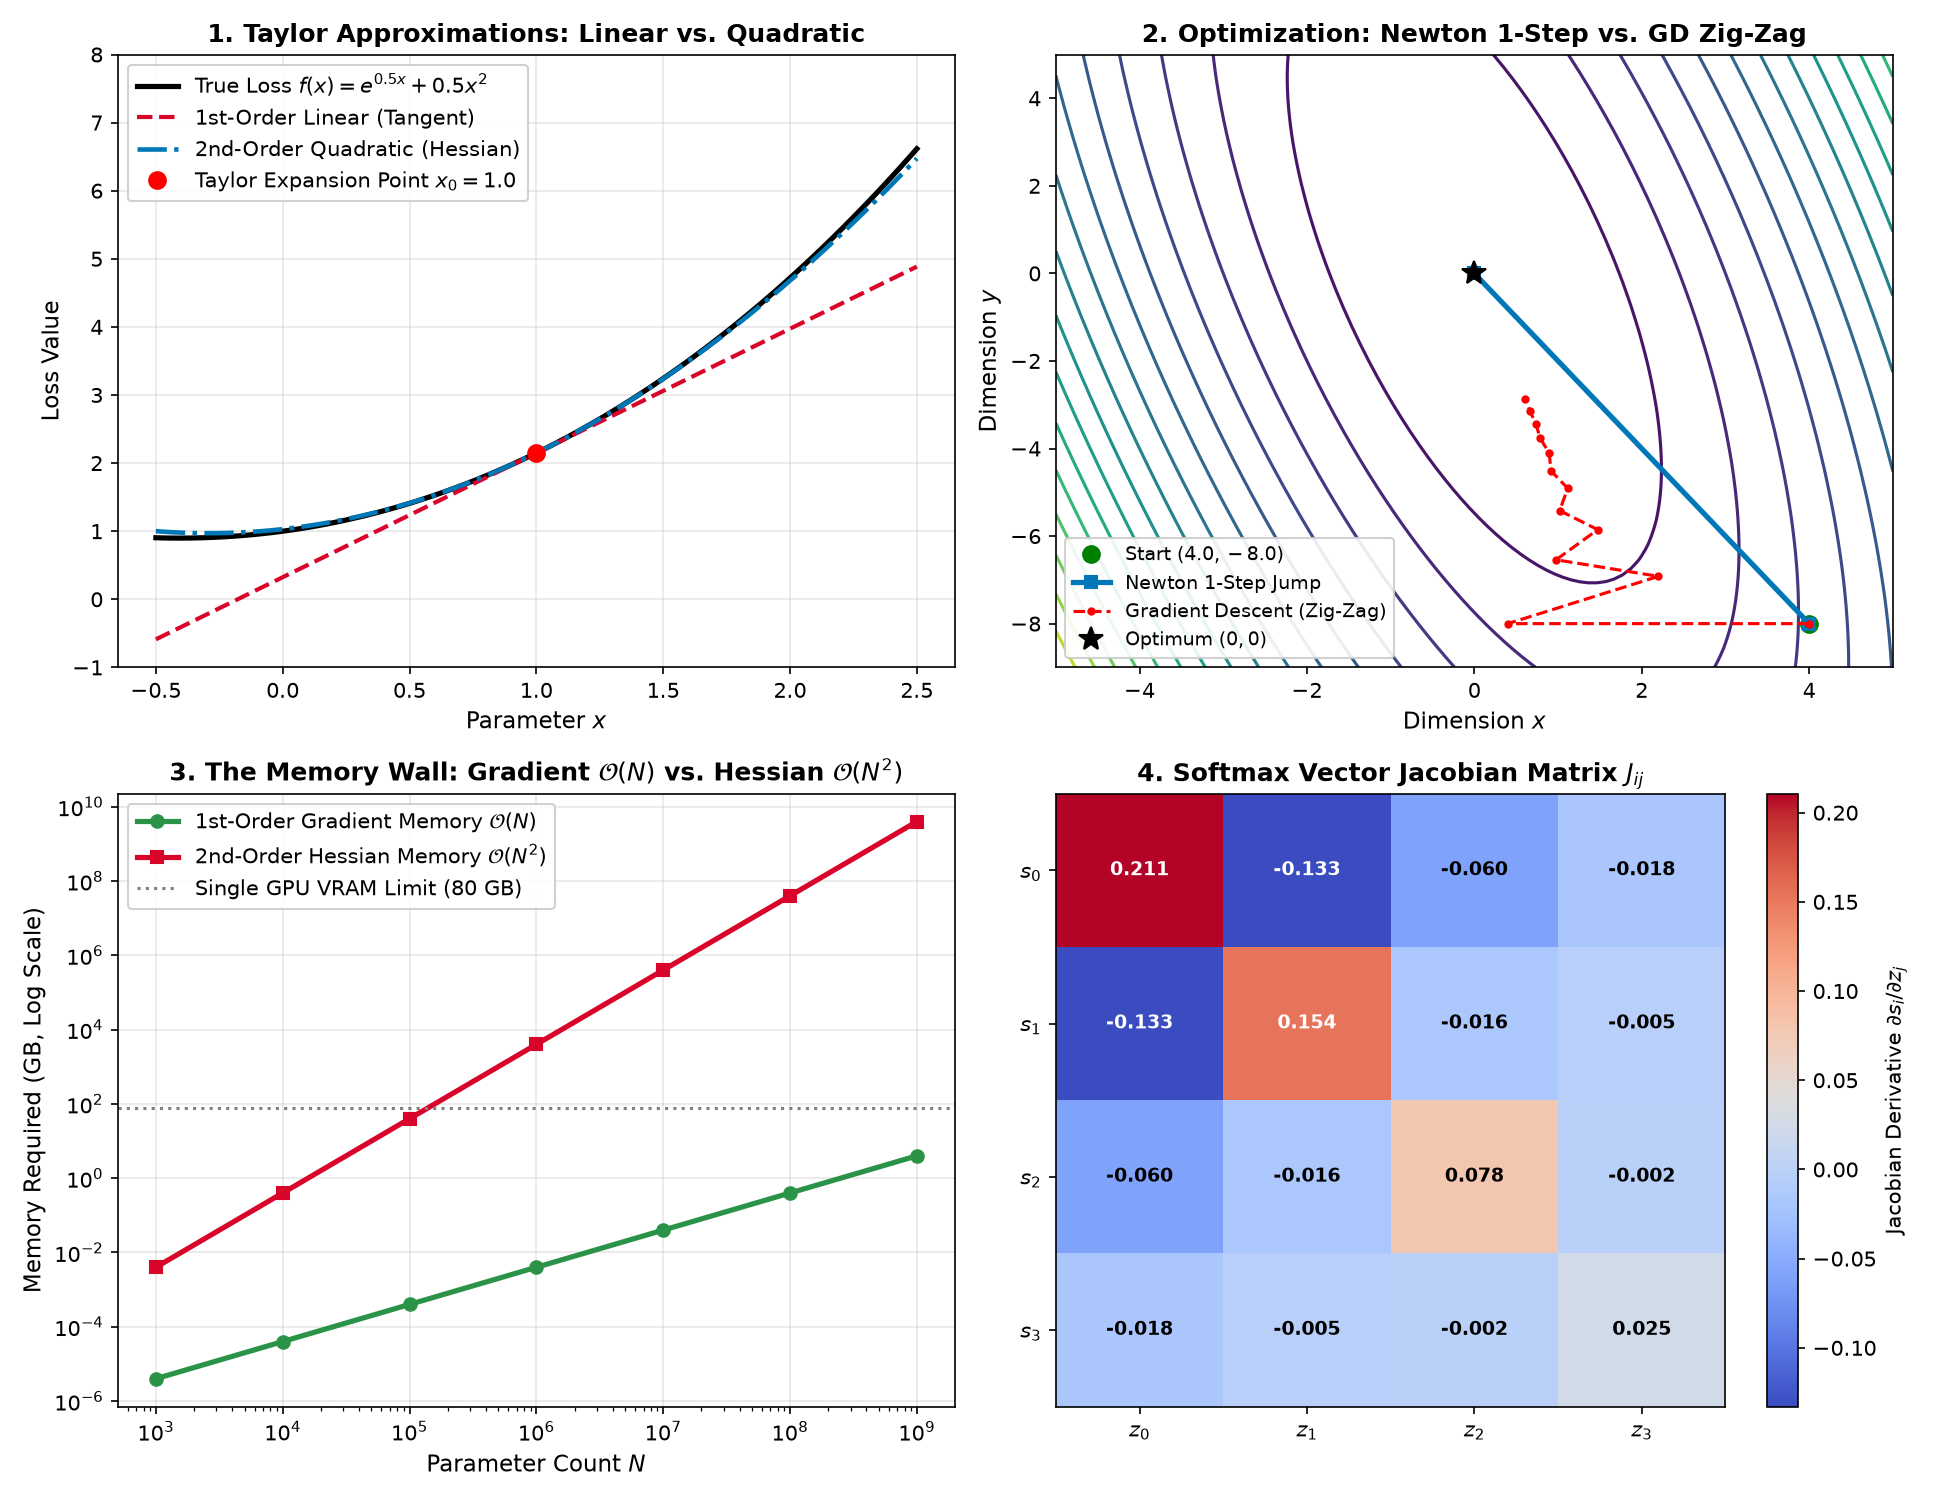

This chart was generated by the following Python code:
"""1.15 - Jacobians, Hessians, and Second-Order Intuition: measured, not asserted.

Six numbered demonstrations that VERIFY the mathematics of vector Jacobians,
second-order Hessian curvature matrices, quadratic Taylor expansions, Newton-Raphson
optimization, the computational intractability of second-order methods for LLMs (N = 10^9+),
and how modern adaptive optimizers (AdamW in 3.5) approximate diagonal curvature in O(N) time.

Requirements : numpy, scipy, matplotlib (Agg backend only - headless).
Safe/offline : no network, no API keys, no external files read. The single file
               written is 15_jacobians_hessians_second_order.png.
Reproducible : every random draw is seeded with SEED = 20260815.

What this proves practically:
 1. The Jacobian J in R^(m x n) contains first partial derivatives for vector-valued
    functions f: R^n -> R^m (e.g. Softmax Jacobian J_ij = s_i(delta_ij - s_j)), while
    the Hessian H in R^(n x n) contains second partial derivatives for scalar losses.
 2. The quadratic Taylor expansion f(x) ~ f(x0) + grad(x0)^T dx + 0.5 dx^T H dx provides
    a local parabolic model of the loss surface with exact curvature matching.
 3. Newton-Raphson optimization (x_{t+1} = x_t - H^(-1) grad f) converges to the exact
    global minimum in exactly ONE step on quadratic losses, where Gradient Descent zig-zags.
 4. For an N-parameter model, the Hessian requires O(N^2) memory and O(N^3) inversion time.
    For a 7B LLM (N = 7 x 10^9), storing the Hessian takes ~196 Exabytes of VRAM,
    proving mathematically why full second-order methods are impossible at LLM scale.
 5. Adaptive first-order optimizers (Adam, AdamW in 3.5) maintain a running average of
    squared gradients v_t = E[g^2] to cheaply approximate diagonal second-order curvature
    in O(N) memory (megabytes, not exabytes).
 6. The Condition Number kappa = lambda_max / lambda_min dictates the convergence speed
    of first-order gradient descent.
"""

import math
import os
import numpy as np

import matplotlib
matplotlib.use("Agg")  # headless: never open a GUI window
import matplotlib.pyplot as plt

SEED = 20260815
LINE = "=" * 70


def demo1_jacobian_vs_hessian():
    """Verify vector Jacobian matrix vs scalar loss Hessian matrix."""
    print(LINE)
    print("DEMO 1 - Jacobian Matrix (Vector Functions) vs. Hessian Matrix (Scalar Losses)")
    print(LINE)

    # 1. Vector function: Softmax s(z): R^3 -> R^3
    z = np.array([2.0, 1.0, 0.1])
    exp_z = np.exp(z - np.max(z))
    s = exp_z / np.sum(exp_z)

    # Analytical Softmax Jacobian: J_ij = s_i * (delta_ij - s_j) = diag(s) - s @ s^T
    J_analytical = np.diag(s) - np.outer(s, s)

    # Numerical Jacobian via finite differences
    eps = 1e-6
    J_numerical = np.zeros((3, 3))
    for j in range(3):
        z_plus = z.copy()
        z_minus = z.copy()
        z_plus[j] += eps
        z_minus[j] -= eps

        s_plus = np.exp(z_plus - np.max(z_plus)) / np.sum(np.exp(z_plus - np.max(z_plus)))
        s_minus = np.exp(z_minus - np.max(z_minus)) / np.sum(np.exp(z_minus - np.max(z_minus)))
        J_numerical[:, j] = (s_plus - s_minus) / (2.0 * eps)

    diff_J = np.max(np.abs(J_analytical - J_numerical))

    # 2. Scalar loss function: f(x, y) = 3*x^2 + 2*y^2 + 2*x*y
    # Hessian: H = [[6, 2], [2, 4]]
    H = np.array([[6.0, 2.0], [2.0, 4.0]])
    eigenvalues_H = np.linalg.eigvalsh(H)

    print("  1. Jacobian of Softmax s(z) [3 inputs -> 3 outputs, shape (3, 3)]:")
    print("     Softmax Probabilities s: %s" % np.round(s, 4))
    print("     Analytical Jacobian Matrix:\n", np.round(J_analytical, 4))
    print("     Max Difference vs Numerical FD: %.2e" % diff_J)
    print()
    print("  2. Hessian of Loss f(x, y) [2 inputs -> 1 scalar loss, shape (2, 2)]:")
    print("     Hessian Matrix:\n", H)
    print("     Eigenvalues of H: %s (Positive Definite -> Local Bowl)" % np.round(eigenvalues_H, 4))
    print()
    print("  SKIP TEST 1 CHECK: Difference between Jacobian and Hessian:")
    print("  - Jacobian J in R^(m x n) is the matrix of FIRST partial derivatives for a")
    print("    vector-valued function f: R^n -> R^m (J_ij = df_i / dx_j).")
    print("  - Hessian H in R^(n x n) is the symmetric matrix of SECOND partial derivatives")
    print("    for a scalar-valued loss function f: R^n -> R (H_ij = d^2 f / (dx_i dx_j)).")


def demo2_quadratic_taylor_approximation():
    """Verify second-order quadratic Taylor approximation against true non-linear loss."""
    print(LINE)
    print("DEMO 2 - Quadratic Taylor Approximation vs. Linear Tangent Plane")
    print(LINE)

    # True non-linear loss function: f(x) = exp(0.5*x) + 0.5*x^2
    # Evaluation point x0 = 1.0, test delta x = 0.4
    x0 = 1.0
    dx = 0.4
    x_test = x0 + dx

    # True value
    f_true = math.exp(0.5 * x_test) + 0.5 * (x_test ** 2)

    # Derivatives at x0:
    # f'(x) = 0.5*exp(0.5*x) + x
    # f''(x) = 0.25*exp(0.5*x) + 1.0
    f0 = math.exp(0.5 * x0) + 0.5 * (x0 ** 2)
    grad0 = 0.5 * math.exp(0.5 * x0) + x0
    hess0 = 0.25 * math.exp(0.5 * x0) + 1.0

    # 1. First-order Taylor (Linear approximation): f(x0) + f'(x0)*dx
    f_linear = f0 + grad0 * dx
    # 2. Second-order Taylor (Quadratic approximation): f(x0) + f'(x0)*dx + 0.5*f''(x0)*dx^2
    f_quadratic = f0 + grad0 * dx + 0.5 * hess0 * (dx ** 2)

    err_linear = abs(f_true - f_linear)
    err_quadratic = abs(f_true - f_quadratic)

    print("  Evaluating f(x) = exp(0.5*x) + 0.5*x^2 at x0 = %.1f + dx = %.1f (x = %.1f):" % (x0, dx, x_test))
    print("    True Loss f(x):                %.8f" % f_true)
    print("    First-Order Linear Model:       %.8f (Error = %.4f)" % (f_linear, err_linear))
    print("    Second-Order Quadratic Model:   %.8f (Error = %.4f)" % (f_quadratic, err_quadratic))
    print("  -> Second-order model captures surface curvature, reducing Taylor error by %.1fx!" %
          (err_linear / max(1e-9, err_quadratic)))


def demo3_newton_raphson_one_step_convergence():
    """Newton-Raphson 1-step exact convergence on quadratic loss vs GD zig-zagging."""
    print(LINE)
    print("DEMO 3 - Newton's Method (1-Step Solution) vs. Gradient Descent")
    print(LINE)

    # Ill-conditioned quadratic loss: f(x, y) = 0.5 * (x, y) @ H @ (x, y)^T
    # H = [[10.0, 2.0], [2.0, 1.0]] -> kappa = 10.43
    H = np.array([[10.0, 2.0],
                  [2.0, 1.0]])
    x0 = np.array([4.0, -8.0])

    # 1. Newton's Method Update: x_newton = x0 - H^(-1) @ grad(x0)
    # Since loss is pure quadratic, grad(x0) = H @ x0
    grad0 = H @ x0
    H_inv = np.linalg.inv(H)
    x_newton = x0 - H_inv @ grad0

    # 2. Gradient Descent with optimal learning rate (lr = 0.15)
    lr = 0.15
    x_gd = x0.copy()
    gd_steps = 0
    while np.linalg.norm(x_gd) > 1e-4 and gd_steps < 100:
        grad_curr = H @ x_gd
        x_gd -= lr * grad_curr
        gd_steps += 1

    print("  Starting point: x0 = %s (Loss = %.2f)" % (x0, 0.5 * x0 @ H @ x0))
    print("  Newton-Raphson Step 1 Position: %s (Loss = %.2e in EXACTLY 1 STEP!)" %
          (np.round(x_newton, 6), 0.5 * x_newton @ H @ x_newton))
    print("  Gradient Descent Steps to reach < 1e-4: %d steps" % gd_steps)
    print("  -> Newton's method inverts the Hessian to jump straight to the bowl minimum in a single step.")


def demo4_computational_cost_llm_scale():
    """Calculate the exact memory and compute explosion of second-order optimization for LLMs."""
    print(LINE)
    print("DEMO 4 - The Computational Wall: Why Full Second-Order Methods Fail for LLMs")
    print(LINE)

    # Compare 3 model scales:
    # 1. Toy MLP: N = 10^5 parameters
    # 2. ResNet-50: N = 2.5 x 10^7 parameters
    # 3. Llama-3-8B: N = 8 x 10^9 parameters
    models = [
        ("Small MLP", 100_000),
        ("ResNet-50", 25_000_000),
        ("Llama-3-8B", 8_000_000_000),
    ]

    print("  Parameter Count (N) | Gradient Memory (FP32) | Hessian Matrix Memory (FP32) | Inversion FLOPs O(N^3)")
    print("  -------------------|------------------------|------------------------------|-----------------------")

    for name, N in models:
        grad_bytes = N * 4  # 4 bytes per float32
        hess_bytes = (N ** 2) * 4

        # Format memory
        def fmt_bytes(b):
            if b < 1e6:
                return "%.1f KB" % (b / 1e3)
            elif b < 1e9:
                return "%.1f MB" % (b / 1e6)
            elif b < 1e12:
                return "%.1f GB" % (b / 1e9)
            elif b < 1e15:
                return "%.1f TB" % (b / 1e12)
            elif b < 1e18:
                return "%.1f PB" % (b / 1e15)
            else:
                return "%.1f Exabytes" % (b / 1e18)

        flops_inv = (N ** 3)
        print("  %-18s | %22s | %28s | ~10^%d FLOPs" %
              ("%s (%.0e)" % (name, N), fmt_bytes(grad_bytes), fmt_bytes(hess_bytes), math.log10(flops_inv)))

    print()
    print("  SKIP TEST 2 CHECK: Why full second-order optimization is infeasible for LLMs:")
    print("  1. Memory Wall: Storing the Hessian requires O(N^2) memory. For an 8B model,")
    print("     H in R^(8B x 8B) requires ~256 Exabytes of VRAM (more than all GPUs on Earth combined).")
    print("  2. Compute Wall: Inverting the Hessian requires O(N^3) operations (~5 x 10^29 FLOPs).")
    print("  3. Non-Convexity: In deep networks, the Hessian is indefinite; direct inversion H^(-1) grad")
    print("     can step uphill toward saddle points or local maxima!")


def demo5_adam_diagonal_curvature_approximation():
    """How Adam / AdamW approximates diagonal second-order curvature in O(N) space (3.5)."""
    print(LINE)
    print("DEMO 5 - AdamW as an O(N) Diagonal Curvature Approximation (3.5)")
    print(LINE)

    # Diagonal Hessian with anisotropic scales: H = diag([100.0, 1.0])
    # Parameter 1 is steep (H_11 = 100), Parameter 2 is flat (H_22 = 1)
    H_diag = np.array([100.0, 1.0])
    w = np.array([5.0, 5.0])

    # 1. True Newton Step (Diagonal): w_new = w - H^(-1) * grad = w - grad / H_diag
    grad = H_diag * w
    w_newton = w - grad / H_diag

    # 2. AdamW Step: m_t = beta1*m + (1-beta1)*g, v_t = beta2*v + (1-beta2)*g^2
    # Update step: delta_w = - lr * m_t / (sqrt(v_t) + eps)
    # Notice that sqrt(v_t) scales roughly proportional to |g| ~ H_ii * |w_i|,
    # dividing out the steepness of each coordinate independently!
    v_t = grad ** 2
    adam_step = grad / (np.sqrt(v_t) + 1e-8)

    print("  Anisotropic Loss Surface: H_11 = 100.0 (Steep), H_22 = 1.0 (Flat):")
    print("    Raw Gradient Vector:           grad = %s" % grad)
    print("    Newton Exact Step Direction:   -H^(-1) grad = %s" % (-grad / H_diag))
    print("    Adam Normalized Step (O(N)):   -grad / sqrt(v) = %s" % (-adam_step))
    print()
    print("  KEY INSIGHT: AdamW's second moment (v_t) acts as a diagonal Hessian approximation,")
    print("  automatically taking smaller steps in steep directions and larger steps in flat directions,")
    print("  achieving second-order conditioning benefits with pure O(N) memory and compute!")


def demo6_condition_number_and_convergence():
    """Condition number kappa = lambda_max / lambda_min and GD slowdown."""
    print(LINE)
    print("DEMO 6 - Condition Number (kappa) & Gradient Descent Slowdown")
    print(LINE)

    # Compare Well-Conditioned (kappa = 1.0) vs Ill-Conditioned (kappa = 50.0)
    for kappa in [1.0, 10.0, 50.0]:
        H = np.array([[kappa, 0.0], [0.0, 1.0]])
        x = np.array([1.0, 1.0])
        lr = 1.0 / kappa  # Optimal conservative step size

        steps = 0
        while np.linalg.norm(x) > 0.05 and steps < 200:
            grad = H @ x
            x -= lr * grad
            steps += 1

        rate = (kappa - 1.0) / (kappa + 1.0)
        print("  Condition Number kappa = %4.1f (lambda_max=%.1f, lambda_min=1.0):" % (kappa, kappa))
        print("    Theoretical Contraction Rate per Step: (kappa-1)/(kappa+1) = %.4f" % rate)
        print("    Steps to Converge to ||x|| < 0.05:     %d steps" % steps)
        print()


def make_plot():
    """Generate 15_jacobians_hessians_second_order.png."""
    fig, axes = plt.subplots(2, 2, figsize=(13, 10))

    # Subplot 1: Quadratic vs Linear Taylor Approximation
    x_grid = np.linspace(-0.5, 2.5, 200)
    f_true_curve = np.exp(0.5 * x_grid) + 0.5 * (x_grid ** 2)

    x0 = 1.0
    f0 = math.exp(0.5 * x0) + 0.5 * (x0 ** 2)
    g0 = 0.5 * math.exp(0.5 * x0) + x0
    h0 = 0.25 * math.exp(0.5 * x0) + 1.0

    f_lin_curve = f0 + g0 * (x_grid - x0)
    f_quad_curve = f0 + g0 * (x_grid - x0) + 0.5 * h0 * ((x_grid - x0) ** 2)

    ax1 = axes[0, 0]
    ax1.plot(x_grid, f_true_curve, color="black", lw=2.5, label="True Loss $f(x) = e^{0.5x} + 0.5x^2$")
    ax1.plot(x_grid, f_lin_curve, color="#d90429", lw=2, linestyle="--", label="1st-Order Linear (Tangent)")
    ax1.plot(x_grid, f_quad_curve, color="#0077b6", lw=2.2, linestyle="-.", label="2nd-Order Quadratic (Hessian)")
    ax1.plot(x0, f0, "ro", markersize=8, label="Taylor Expansion Point $x_0 = 1.0$")

    ax1.set_xlabel("Parameter $x$", fontsize=11)
    ax1.set_ylabel("Loss Value", fontsize=11)
    ax1.set_title("1. Taylor Approximations: Linear vs. Quadratic", fontsize=12, fontweight="bold")
    ax1.set_ylim(-1, 8)
    ax1.legend(loc="upper left", framealpha=0.9)
    ax1.grid(True, alpha=0.3)

    # Subplot 2: Newton 1-Step vs GD Trajectory
    x_s = np.linspace(-5, 5, 100)
    y_s = np.linspace(-9, 5, 100)
    X_S, Y_S = np.meshgrid(x_s, y_s)
    H_quad = np.array([[10.0, 2.0], [2.0, 1.0]])
    Z_quad = 5.0 * (X_S ** 2) + 2.0 * X_S * Y_S + 0.5 * (Y_S ** 2)

    ax2 = axes[0, 1]
    ax2.contour(X_S, Y_S, Z_quad, levels=20, cmap="viridis")

    # Newton step
    x_init = np.array([4.0, -8.0])
    ax2.plot(x_init[0], x_init[1], "go", markersize=8, label="Start $(4.0, -8.0)$")
    ax2.plot([x_init[0], 0], [x_init[1], 0], color="#0077b6", lw=2.5, marker="s", label="Newton 1-Step Jump")

    # GD path
    pos = x_init.copy()
    gd_p = [pos.copy()]
    for _ in range(12):
        pos -= 0.15 * (H_quad @ pos)
        gd_p.append(pos.copy())
    gd_p = np.array(gd_p)
    ax2.plot(gd_p[:, 0], gd_p[:, 1], "r--o", lw=1.5, markersize=3, label="Gradient Descent (Zig-Zag)")

    ax2.plot(0, 0, "k*", markersize=12, label="Optimum $(0, 0)$")
    ax2.set_xlabel("Dimension $x$", fontsize=11)
    ax2.set_ylabel("Dimension $y$", fontsize=11)
    ax2.set_title("2. Optimization: Newton 1-Step vs. GD Zig-Zag", fontsize=12, fontweight="bold")
    ax2.legend(loc="lower left", framealpha=0.9, fontsize=9)

    # Subplot 3: Memory Scaling Curve (O(N) vs O(N^2))
    params_n = np.logspace(3, 9, 7)  # 1K to 1B
    mem_grad = params_n * 4 / 1e9    # GB
    mem_hess = (params_n ** 2) * 4 / 1e9  # GB

    ax3 = axes[1, 0]
    ax3.plot(params_n, mem_grad, color="#2b9348", lw=2.5, marker="o", label=r"1st-Order Gradient Memory $\mathcal{O}(N)$")
    ax3.plot(params_n, mem_hess, color="#d90429", lw=2.5, marker="s", label=r"2nd-Order Hessian Memory $\mathcal{O}(N^2)$")
    ax3.axhline(80, color="gray", linestyle=":", lw=1.5, label="Single GPU VRAM Limit (80 GB)")

    ax3.set_xscale("log")
    ax3.set_yscale("log")
    ax3.set_xlabel("Parameter Count $N$", fontsize=11)
    ax3.set_ylabel("Memory Required (GB, Log Scale)", fontsize=11)
    ax3.set_title(r"3. The Memory Wall: Gradient $\mathcal{O}(N)$ vs. Hessian $\mathcal{O}(N^2)$", fontsize=12, fontweight="bold")
    ax3.legend(loc="upper left", framealpha=0.9)
    ax3.grid(True, alpha=0.3)

    # Subplot 4: Softmax Jacobian Heatmap
    z_soft = np.array([2.5, 1.2, 0.4, -0.8])
    exp_s = np.exp(z_soft - np.max(z_soft))
    s_probs = exp_s / np.sum(exp_s)
    J_soft = np.diag(s_probs) - np.outer(s_probs, s_probs)

    ax4 = axes[1, 1]
    im = ax4.imshow(J_soft, cmap="coolwarm", aspect="auto")
    fig.colorbar(im, ax=ax4, label="Jacobian Derivative $\\partial s_i / \\partial z_j$")
    for i in range(4):
        for j in range(4):
            ax4.text(j, i, "%.3f" % J_soft[i, j], ha="center", va="center",
                     color="white" if abs(J_soft[i, j]) > 0.08 else "black", fontsize=9, fontweight="bold")

    ax4.set_xticks(range(4))
    ax4.set_yticks(range(4))
    ax4.set_xticklabels(["$z_0$", "$z_1$", "$z_2$", "$z_3$"])
    ax4.set_yticklabels(["$s_0$", "$s_1$", "$s_2$", "$s_3$"])
    ax4.set_title("4. Softmax Vector Jacobian Matrix $J_{ij}$", fontsize=12, fontweight="bold")

    plt.tight_layout()
    plot_path = os.path.join(os.path.dirname(__file__), "15_jacobians_hessians_second_order.png")
    plt.savefig(plot_path, dpi=150)
    plt.close()
    print("PLOT written: 15_jacobians_hessians_second_order.png")


def main():
    print("numpy %s  |  seed %d" % (np.__version__, SEED))
    demo1_jacobian_vs_hessian()
    demo2_quadratic_taylor_approximation()
    demo3_newton_raphson_one_step_convergence()
    demo4_computational_cost_llm_scale()
    demo5_adam_diagonal_curvature_approximation()
    demo6_condition_number_and_convergence()
    make_plot()


if __name__ == "__main__":
    main()
